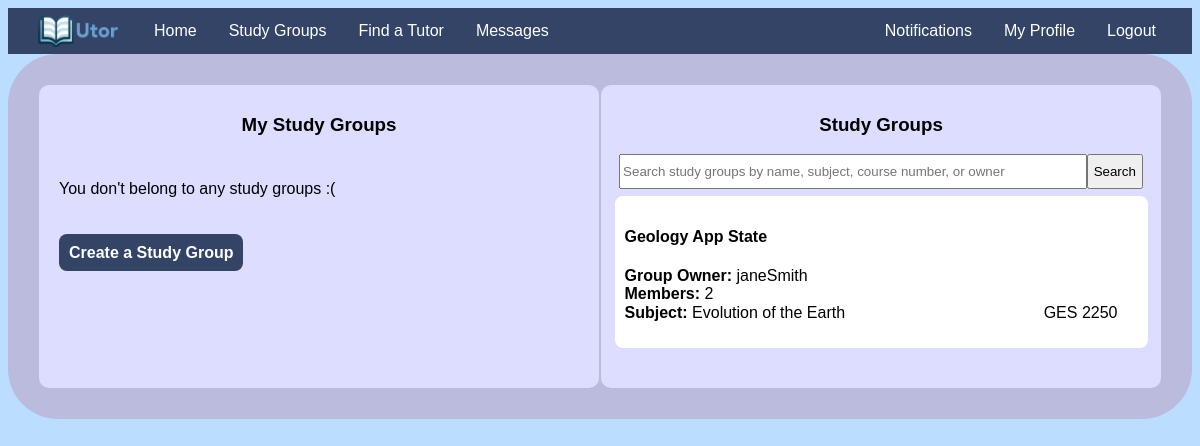
Screenshot of /groups/ (signed in) with the database file from the repository.
### main/models.py (models this page shows, shortened)
class StudyGroup(models.Model):
    owner = models.ForeignKey(User, on_delete=models.CASCADE, related_name="owned_studygroups")
    university = models.ForeignKey(University, on_delete=models.CASCADE)
    user_list = models.ManyToManyField(User)
    requests = models.ManyToManyField(User, related_name="requests_set")
    invitations = models.ManyToManyField(User, related_name="invitations_set")
    name = models.CharField(max_length=100)
    subject = models.CharField(max_length=100)
    description = models.TextField(null=True, blank=True)
    course = models.CharField(max_length=10, null=True, blank=True)

class User(AbstractUser):
    tutor_subjects = models.TextField(null=True)
    student_subjects = models.TextField(null=True)
    university = models.ForeignKey(University, on_delete=models.PROTECT, null=True, blank=True)
    bio = models.TextField(default="This user hasn't set their bio")
    is_verified = models.BooleanField(default=False)
    email_key = models.CharField(max_length=50, unique=True)
    tutoring_enabled = models.BooleanField(default=False)
    tutoring_pay = models.DecimalField(null=True, decimal_places=2, max_digits=4, default=0.00)
    average_rating = models.DecimalField(null=True, decimal_places=2, max_digits=3, default=0.00)
    zip_code = models.IntegerField(null=True, default=28607)
    def get_student_subjects(self):
        return json.loads(self.student_subjects or "[]")
    def has_notifications(self):
        return bool(Notification.objects.filter(user=self))
    def num_notifications(self):
        return len(Notification.objects.filter(user=self))

### main/misc_utils.py (the view)
    def wrapper(request, *args, **kwargs):
        if not request.user.is_authenticated:
            return redirect("login")
        return target(request, *args, **kwargs)

### main/misc_utils.py (called while the page is built)
def ensure_authenticated(target):
    def wrapper(request, *args, **kwargs):
        if not request.user.is_authenticated:
            return redirect("login")
        return target(request, *args, **kwargs)
    return wrapper

### main/templates/study_groups.html (shortened to what this page needs)
{% extends 'base.html' %}
{% block content %}
<div class="outer">
  <div class="sidebyside">
    <div class="innersidebyside">
      <div class="center text-center">
        <h3>My Study Groups</h3>
      </div>
      <div class="grouplist">
      {% if my_groups %}
        {% for group in my_groups %}
        <a href="{% url 'view_group' group.id %}" class="biglink">
        <div class="cardlist">
          <h4>{{ group.name }}</h4>
          <div style="display: flex; flex-direction: horizontal;">
            <div style="width: 80%;">
              <p><strong>Subject: </strong>{{ group.subject }}</p>
            </div>
            <div style="width: 20%; text-align: right; margin-right: 20px;">
              {% if group.course %}
              <p>{{ group.course }}</p>
              {% endif %}
            </div>
          </div>
        </div>
        </a>
        {% endfor %}
      {% else %}
      <div style="margin: 10px;">
        <p>You don't belong to any study groups :(</p>
      </div>
      {% endif %}
      </div>
      <div style="margin: 10px; margin-top: 20px;">
        <a class="anchorbutton" style="" href="{% url 'create_study_group' %}">Create a Study Group</a>
      </div>
    </div>
    <div class="innersidebyside">
      <div class="center text-center">
        <h3>Study Groups</h3>
      </div>
      <div style="margin-bottom: 5px;">
        <form style="width: 97%; margin: auto;" class="miniform" action="{% url 'study_groups' %}" method="GET">
          <input class="text-input" type="text" name="search" placeholder="Search study groups by name, subject, course number, or owner" required />
          <input class="submit-button" type="submit" value="Search" />
        </form>
      </div>
      <div class="grouplist">
      {% if rec_groups %}
        {% for group in rec_groups %}
        <a href="{% url 'view_group' group.id %}" class="biglink">
        <div class="cardlist">
          <h4>{{ group.name }}</h4>
          <span><strong>Group Owner: </strong>{{ group.owner.username }}</span>
          <br/>
          <span><strong>Members: </strong>{{ group.user_list.count }}</span>
          <div style="display: flex; flex-direction: horizontal; margin-top: -15px;">
            <div style="width: 80%;">
              <p><strong>Subject: </strong>{{ group.subject }}</p>
            </div>
            <div style="width: 20%; text-align: right; margin-right: 20px;">
              {% if group.course %}
              <p>{{ group.course }}</p>
              {% endif %}
            </div>
          </div>
        </div>
        </a>
        {% endfor %}
      {% endif %}
      </div>
      <div class="pagination">
      </div>
    </div>
  </div>
</div>
{% endblock %}

### main/static/main/style.css (style rules this page uses)
body { background: #BDF; font-family: Tahoma, sans-serif; }
.outer { width: 100%; display: flex; }
.center { width: 100%; display: block; }
.sidebyside { width: 100%; display: flex; flex-direction: row; margin: auto; background: #BBD; border-radius: 50px; padding: 30px; }
.miniform { width: 100%; display: flex; flex-direction: horizontal; }
.text-input { width: 100%; }
.submit-button { padding: 5px; height: 35px; }
.grouplist { display: flex; flex-direction: column; }
.cardlist { background: #FFF; padding: 10px; border-radius: 8px; margin: auto; margin-top: 2px; width: 95%; }
.text-center { text-align: center; }
.innersidebyside { flex: 1; padding: 10px; background: #DDF; border-radius: 10px; margin: 1px; max-width: 50%; }
.biglink { text-decoration: none; color: inherit; }
.anchorbutton { text-decoration: none; font-weight: bold; color: white; padding: 10px; border-radius: 8px; background: #346; }
.pagination { margin: auto; padding: 15px; width: 400px; display: flex; flex-direction: row; }

### rows the page displays
StudyGroup: name "Geology App State", owner.username "janeSmith", user_list.count "2", subject "Evolution of the Earth", course "GES 2250"
